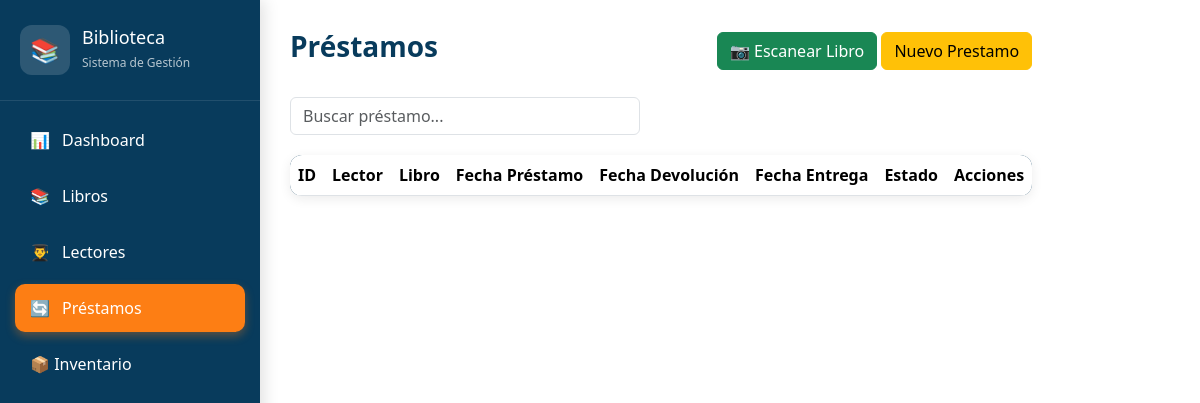
The app's page /biblioteca/public/index.php?url=prestamos, older data.
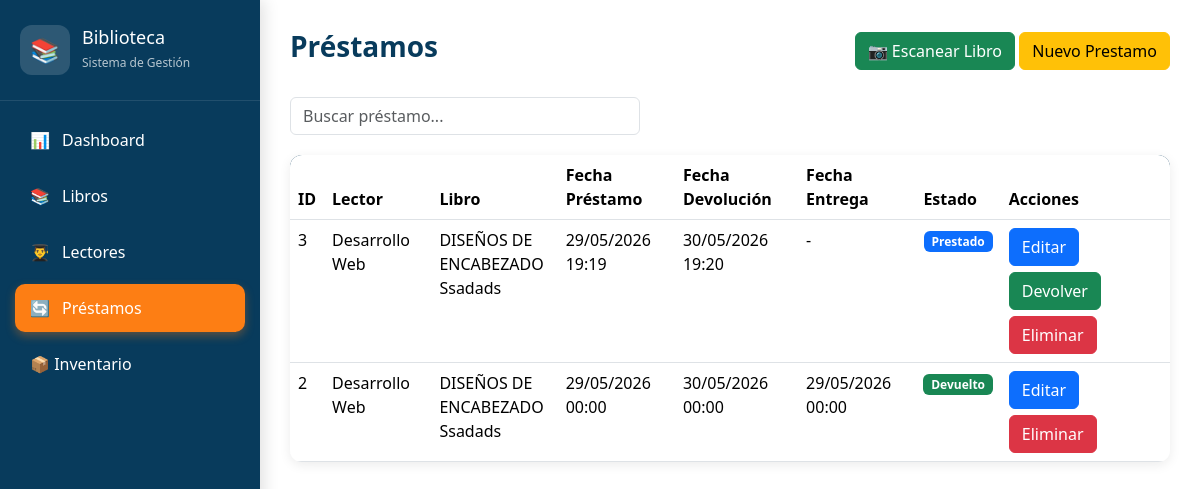
The same page, newer data.
### tables this page shows
CREATE TABLE `prestamos` (
  `id` int(11) NOT NULL,
  `lector_id` int(11) NOT NULL,
  `libro_id` int(11) NOT NULL,
  `fecha_prestamo` datetime NOT NULL,
  `fecha_devolucion` datetime NOT NULL,
  `fecha_entrega` datetime DEFAULT NULL,
  `estado` enum('Prestado','Devuelto','Vencido') DEFAULT 'Prestado'
);

CREATE TABLE `lectores` (
  `id` int(11) NOT NULL,
  `dni` varchar(20) DEFAULT NULL,
  `nombre` varchar(100) NOT NULL,
  `apellido` varchar(100) NOT NULL,
  `correo` varchar(150) DEFAULT NULL,
  `telefono` varchar(30) DEFAULT NULL,
  `direccion` varchar(255) DEFAULT NULL,
  `fecha_registro` timestamp NOT NULL DEFAULT current_timestamp(),
  `codigo_qr` varchar(100) DEFAULT NULL
);

CREATE TABLE `libros` (
  `id` int(11) NOT NULL,
  `isbn` varchar(20) DEFAULT NULL,
  `titulo` varchar(255) NOT NULL,
  `autor` varchar(255) NOT NULL,
  `editorial` varchar(255) DEFAULT NULL,
  `anio_publicacion` year(4) DEFAULT NULL,
  `categoria_id` int(11) DEFAULT NULL,
  `cantidad_total` int(11) NOT NULL DEFAULT 0,
  `cantidad_disponible` int(11) NOT NULL DEFAULT 0,
  `ubicacion` varchar(100) DEFAULT NULL,
  `portada` varchar(255) DEFAULT NULL,
  `estado` enum('Disponible','Agotado') DEFAULT 'Disponible',
  `fecha_registro` timestamp NOT NULL DEFAULT current_timestamp()
);

### biblioteca/app/controllers/PrestamoController.php (called while the page is built, shortened)
<?php
require_once '../app/models/Prestamo.php';
class PrestamoController
{
    public function index()
    {
        $prestamo = new Prestamo();
        $prestamos = $prestamo->obtenerTodos();
        require '../app/views/prestamos/index.php';
    }
}
?>

### biblioteca/config/database.php (called while the page is built)
<?php
class Database
{
    private static $host = "localhost";
    private static $dbname = "biblioteca";
    private static $user = "root";
    private static $pass = "";
    public static function connect()
    {
        try {
            $pdo = new PDO(
                "mysql:host=" . self::$host . ";dbname=" . self::$dbname . ";charset=utf8",
                self::$user,
                self::$pass
            );
            $pdo->setAttribute(PDO::ATTR_ERRMODE, PDO::ERRMODE_EXCEPTION);
            return $pdo;
        } catch (PDOException $e) {
            die("Error de conexión: " . $e->getMessage());
        }
    }
}

### biblioteca/app/models/Prestamo.php (called while the page is built, shortened)
<?php
require_once '../config/database.php';
class Prestamo
{
    private $db;
    public function __construct()
    {
        $this->db = Database::connect();
    }
    public function obtenerTodos()
    {
        $sql = "SELECT
                    p.*,
                    l.nombre,
                    l.apellido,
                    b.titulo
                FROM prestamos p
                INNER JOIN lectores l
                    ON p.lector_id = l.id
                INNER JOIN libros b
                    ON p.libro_id = b.id
                ORDER BY p.id DESC";
        $stmt = $this->db->prepare($sql);
        $stmt->execute();
        return $stmt->fetchAll(PDO::FETCH_ASSOC);
    }
}

### biblioteca/app/views/prestamos/index.php (the view, shortened to what this page needs)
<?php require '../app/views/layouts/header.php'; ?>
<?php require '../app/views/layouts/sidebar.php'; ?>
<div class="content crud-page prestamos-page">
    <div class="page-header">
        <h1>Préstamos</h1>
        <div class="acciones-header">
            <a href="?url=scanner&destino=prestamos" class="btn btn-success">
                📷 Escanear Libro
            </a>
            <a href="?url=prestamos/create" class="btn btn-warning">
                Nuevo Prestamo
            </a>
        </div>
    </div>
    <div class="search-box">
        <input type="text" id="buscar" class="form-control" placeholder="Buscar préstamo...">
    </div>
    <table class="table">
        <thead>
            <tr>
                <th>ID</th>
                <th>Lector</th>
                <th>Libro</th>
                <th>Fecha Préstamo</th>
                <th>Fecha Devolución</th>
                <th>Fecha Entrega</th>
                <th>Estado</th>
                <th>Acciones</th>
            </tr>
        </thead>
        <tbody>
            <?php foreach($prestamos as $prestamo): ?>
            <?php
        if(!empty($prestamo['fecha_entrega']))
        {
            $estado = 'Devuelto';
        }
        elseif(strtotime($prestamo['fecha_devolucion']) < time())
        {
            $estado = 'Vencido';
        }
        else
        {
            $estado = 'Prestado';
        }
        ?>
            <tr>
                <td>
                    <?= $prestamo['id'] ?>
                </td>
                <td>
                    <?= $prestamo['nombre'] ?>
                    <?= $prestamo['apellido'] ?>
                </td>
                <td class="libro-columna">
                    <?= $prestamo['titulo'] ?>
                </td>
                <td>
                    <?= date('d/m/Y H:i', strtotime($prestamo['fecha_prestamo'])) ?>
                </td>
                <td>
                    <?= date('d/m/Y H:i', strtotime($prestamo['fecha_devolucion'])) ?>
                </td>
                <td>
                    <?php if(!empty($prestamo['fecha_entrega'])): ?>
                    <?= date('d/m/Y H:i', strtotime($prestamo['fecha_entrega'])) ?>
                    <?php else: ?>
                    -
                    <?php endif; ?>
                </td>
                <td class="estado">
                    <?php if($estado == 'Prestado'): ?>
                    <span class="badge badge-primary">
                        Prestado
                    </span>
                    <?php endif; ?>
                    <?php if($estado == 'Devuelto'): ?>
                    <span class="badge badge-success">
                        Devuelto
                    </span>
                    <?php endif; ?>
                </td>
                <td>
                    <div class="acciones">
                        <a href="?url=prestamos/edit&id=<?= $prestamo['id'] ?>" class="btn btn-primary">
                            Editar
                        </a>
                        <?php if(empty($prestamo['fecha_entrega'])): ?>
                        <a href="?url=prestamos/devolver&id=<?= $prestamo['id'] ?>" class="btn btn-success"
                            onclick="return confirm('¿Registrar devolución?')">
                            Devolver
                        </a>
                        <?php endif; ?>
                        <a href="?url=prestamos/delete&id=<?= $prestamo['id'] ?>" class="btn btn-danger"
                            onclick="return confirm('¿Eliminar préstamo?')">
                            Eliminar
                        </a>
                    </div>
                </td>
            </tr>
            <?php endforeach; ?>
        </tbody>
    </table>
</div>
<?php require '../app/views/layouts/footer.php'; ?>

### biblioteca/public/index.php (shortened to what this page needs)
<?php
require_once '../config/database.php';
require_once '../app/controllers/PrestamoController.php';
$url = $_GET['url'] ?? 'dashboard';
switch ($url) {
    case 'prestamos':
        $controller = new PrestamoController();
        $controller->index();
        break;
}

### biblioteca/app/views/layouts/header.php (shortened to what this page needs)
<!DOCTYPE html>
<html lang="es">
<head>
    <link rel="stylesheet" href="assets/css/main.css">
    <link rel="stylesheet" href="assets/css/bootstrap.min.css">
</head>
<body class="wrapper">
<div class="layout">

### biblioteca/app/views/layouts/sidebar.php
<aside class="sidebar">
    <div class="sidebar-header">
        <div class="logo-icon">
            📚
        </div>
        <div class="logo-text">
            <h2>Biblioteca</h2>
            <span>Sistema de Gestión</span>
        </div>
    </div>
    <nav class="sidebar-menu">
        <ul>
            <li>
                <a href="?url=dashboard" class="<?= ($_GET['url'] ?? 'dashboard') == 'dashboard' ? 'active' : '' ?>">
                    <span>📊</span>
                    Dashboard
                </a>
            </li>
            <li>
                <a href="?url=libros" class="<?= ($_GET['url'] ?? '') == 'libros' ? 'active' : '' ?>">
                    <span>📚</span>
                    Libros
                </a>
            </li>
            <li>
                <a href="?url=lectores" class="<?= ($_GET['url'] ?? '') == 'lectores' ? 'active' : '' ?>">
                    <span>👨‍🎓</span>
                    Lectores
                </a>
            </li>
            <li>
                <a href="?url=prestamos" class="<?= ($_GET['url'] ?? '') == 'prestamos' ? 'active' : '' ?>">
                    <span>🔄</span>
                    Préstamos
                </a>
            </li>
            <li>
                <a href="?url=inventario">
                    📦 Inventario
                </a>
            </li>
        </ul>
    </nav>
</aside>

### biblioteca/app/views/layouts/footer.php
</div>
</body>
</html>

### biblioteca/public/assets/css/main.css (style rules this page uses)
.btn { display: inline-flex; align-items: center; justify-content: center; padding: 10px 18px; border-radius: 8px; text-decoration: none; font-weight: 600; transition: 0.3s; cursor: pointer; }
.btn-warning { background: #ff7a00; color: #fff; }
.btn-primary { background: #0d6efd; color: #fff; }
.btn-success { background: #198754; color: #fff; }
.btn-danger { background: #dc3545; color: #fff; }
.form-control { width: 100%; padding: 12px 15px; border: 1px solid #dcdfe4; border-radius: 10px; background: #fff; color: #333; font-size: 14px; transition: all 0.3s ease; outline: none; }
.form-control::placeholder { color: #9aa4b2; }
.table { width: 100%; background: #fff; border-collapse: collapse; border-radius: 12px; overflow: hidden; box-shadow: 0 3px 12px rgba(0, 0, 0, 0.08); }
.table thead { background: #083b5c; color: #fff; }
.table th { padding: 18px 16px; text-align: left; }
.table td { padding: 16px; }
.table tbody tr:nth-child(even) { background: #f8f9fa; }
.badge { display: inline-flex; align-items: center; justify-content: center; padding: 6px 14px; border-radius: 20px; font-size: 12px; font-weight: 600; color: #fff; }
.badge-primary { background: #0d6efd; }
.badge-success { background: #198754; }
.crud-page .page-header { display: flex; justify-content: space-between; align-items: center; margin-bottom: 25px; }
.crud-page .search-box { margin-bottom: 20px; }
.crud-page .search-box input { width: 100%; max-width: 500px; }
.crud-page .table { width: 100%; }
.crud-page .acciones { display: flex; gap: 8px; flex-wrap: nowrap; }
* { margin: 0; padding: 0; box-sizing: border-box; }
body { font-family: "Segoe UI", sans-serif; background: #f4f6f9; color: #333; }
.wrapper { display: flex; min-height: 100vh; }
.content { flex: 1; margin-left: 260px; padding: 30px; min-height: 100vh; width: calc(100% - 260px); }
.page-header { display: flex; justify-content: space-between; align-items: center; margin-bottom: 25px; }
.page-header h1 { font-size: 28px; font-weight: 700; color: #083b5c; }
.sidebar { width: 260px; min-height: 100vh; background: #083b5c; color: #fff; position: fixed; left: 0; top: 0; box-shadow: 4px 0 15px rgba(0, 0, 0, 0.12); }
.sidebar-header { display: flex; align-items: center; gap: 12px; padding: 25px 20px; border-bottom: 1px solid rgba(255, 255, 255, 0.1); }
.logo-icon { width: 50px; height: 50px; display: flex; align-items: center; justify-content: center; background: rgba(255, 255, 255, 0.15); border-radius: 12px; font-size: 24px; }
.logo-text h2 { margin: 0; font-size: 18px; }
.logo-text span { font-size: 12px; opacity: 0.7; }
.sidebar-menu { padding: 15px; }
.sidebar-menu ul { list-style: none; padding: 0; margin: 0; }
.sidebar-menu li { margin-bottom: 8px; }
.sidebar-menu a { display: flex; align-items: center; gap: 12px; padding: 12px 15px; border-radius: 10px; text-decoration: none; color: #fff; transition: 0.3s; }
.sidebar-menu a.active { background: #fd7e14; box-shadow: 0 4px 10px rgba(253, 126, 20, 0.35); }
.prestamos-page .page-header { display: flex; justify-content: space-between; align-items: center; margin-bottom: 25px; }
.prestamos-page .search-box { margin-bottom: 20px; }
.prestamos-page .search-box input { width: 350px; }
.prestamos-page .acciones { display: flex; gap: 6px; flex-wrap: wrap; }
.prestamos-page .libro-columna { max-width: 250px; word-break: break-word; }
.prestamos-page .estado { text-align: center; }

Row changes from the older to the newer data that the page shows:
added prestamos: id "3", lector.nombre "Desarrollo", lector.apellido "Web", libro.titulo "DISEÑOS DE ENCABEZADOSsadads", fecha_prestamo "29/05/2026 19:19", fecha_devolucion "30/05/2026 19:20", shows "Prestado"
added prestamos: id "2", lector.nombre "Desarrollo", lector.apellido "Web", libro.titulo "DISEÑOS DE ENCABEZADOSsadads", fecha_prestamo "29/05/2026 00:00", fecha_devolucion "30/05/2026 00:00", fecha_entrega "29/05/2026 00:00", shows "Devuelto"
